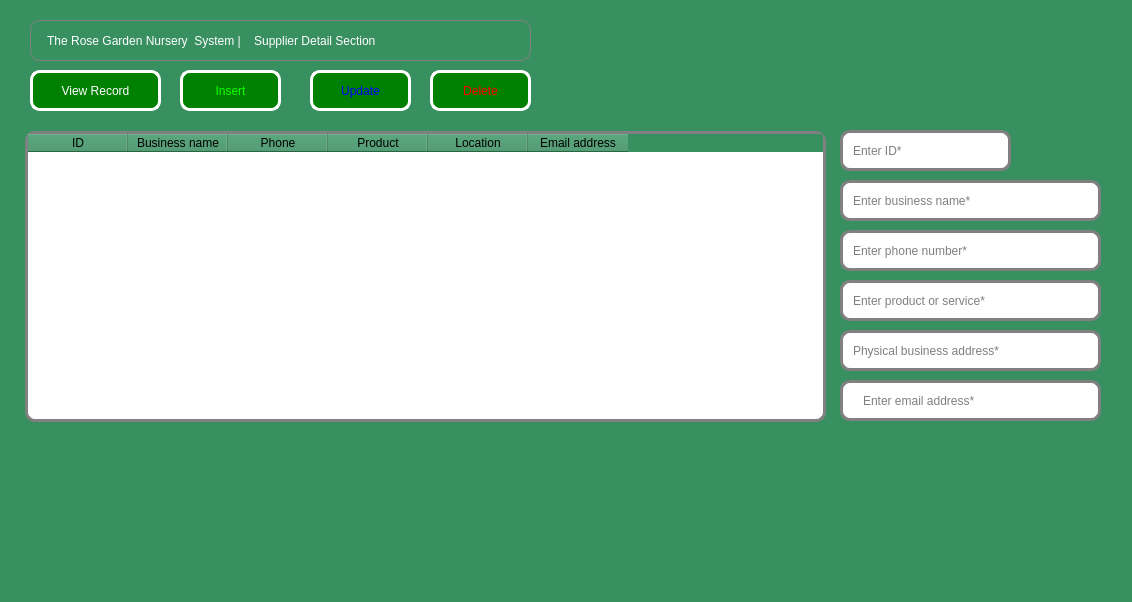
<?xml version="1.0" encoding="UTF-8"?>
<ui version="4.0">
 <class>Suppliers</class>
 <widget class="QDialog" name="Suppliers">
  <property name="geometry">
   <rect>
    <x>0</x>
    <y>0</y>
    <width>1132</width>
    <height>602</height>
   </rect>
  </property>
  <property name="windowTitle">
   <string>The Rose Garden Nursery  System 1.0</string>
  </property>
  <property name="styleSheet">
   <string notr="true">background-color: rgb(56, 144, 96);
background-image: url(:/images/beauty.png);</string>
  </property>
  <widget class="QLabel" name="The_Rose_Garden_Nursery_System">
   <property name="geometry">
    <rect>
     <x>30</x>
     <y>20</y>
     <width>501</width>
     <height>41</height>
    </rect>
   </property>
   <property name="styleSheet">
    <string notr="true"> QLabel {
  color: rgb(255, 255, 255);
  font: 500 12pt &quot;Ubuntu&quot;;
  border:1px solid gray;
  border-radius: 10px;
  padding: 0 10px;
  
}</string>
   </property>
   <property name="text">
    <string> The Rose Garden Nursery  System |    Supplier Detail Section</string>
   </property>
  </widget>
  <widget class="QPushButton" name="btn_View_Supplier">
   <property name="geometry">
    <rect>
     <x>30</x>
     <y>70</y>
     <width>131</width>
     <height>41</height>
    </rect>
   </property>
   <property name="styleSheet">
    <string notr="true"> 
QPushButton {
  border:3px solid rgb(255, 255, 255);
  border-radius: 10px;
  padding: 0 10px;
  background: green;
 font: 500 13pt  &quot;Ubuntu&quot;;
 color: rgb(255, 255, 255)

}
</string>
   </property>
   <property name="text">
    <string>View Record</string>
   </property>
  </widget>
  <widget class="QPushButton" name="btn_Insert_Supplier">
   <property name="geometry">
    <rect>
     <x>180</x>
     <y>70</y>
     <width>101</width>
     <height>41</height>
    </rect>
   </property>
   <property name="styleSheet">
    <string notr="true"> 
QPushButton {
  border:3px solid rgb(255, 255, 255);
  border-radius: 10px;
  padding: 0 10px;
  background: green;
 font: 500 15pt  &quot;Ubuntu&quot;;
 color: rgb(19, 255, 0);

}
</string>
   </property>
   <property name="text">
    <string>Insert</string>
   </property>
  </widget>
  <widget class="QPushButton" name="btn_Update_Supplier">
   <property name="geometry">
    <rect>
     <x>310</x>
     <y>70</y>
     <width>101</width>
     <height>41</height>
    </rect>
   </property>
   <property name="styleSheet">
    <string notr="true">
QPushButton {
  border:3px solid rgb(255, 255, 255);
  border-radius: 10px;
  padding: 0 10px;
  background: green;
 font: 500 13pt  &quot;Ubuntu&quot;;
 color: blue;

}
</string>
   </property>
   <property name="text">
    <string>Update</string>
   </property>
  </widget>
  <widget class="QPushButton" name="btn_Delete_Supplier">
   <property name="geometry">
    <rect>
     <x>430</x>
     <y>70</y>
     <width>101</width>
     <height>41</height>
    </rect>
   </property>
   <property name="styleSheet">
    <string notr="true"> 
QPushButton {
  border:3px solid rgb(255, 255, 255);
  border-radius: 10px;
  padding: 0 10px;
  background: green;
 font: 500 13pt  &quot;Ubuntu&quot;;
 color: red;

}
</string>
   </property>
   <property name="text">
    <string>Delete</string>
   </property>
  </widget>
  <widget class="QLineEdit" name="lineEdit_SupplierID">
   <property name="geometry">
    <rect>
     <x>840</x>
     <y>130</y>
     <width>171</width>
     <height>41</height>
    </rect>
   </property>
   <property name="styleSheet">
    <string notr="true"> 
 QLineEdit {
  border:3px solid gray;
  border-radius: 10px;
  padding: 8px 8px;
  background: rgb(255, 255, 255);
  font: 500 12pt ;
  color: rgb(0, 0, 0);;
}</string>
   </property>
   <property name="placeholderText">
    <string>Enter ID*</string>
   </property>
  </widget>
  <widget class="QLineEdit" name="lineEdit_Supplier_Legal_Name">
   <property name="geometry">
    <rect>
     <x>840</x>
     <y>180</y>
     <width>261</width>
     <height>41</height>
    </rect>
   </property>
   <property name="styleSheet">
    <string notr="true"> 
 QLineEdit {
  border:3px solid gray;
  border-radius: 10px;
  padding: 8px 8px;
  background: rgb(255, 255, 255);
  font: 500 12pt ;
  color: rgb(0, 0, 0);;
}</string>
   </property>
   <property name="placeholderText">
    <string>Enter business name*</string>
   </property>
  </widget>
  <widget class="QLineEdit" name="lineEdit_Phone">
   <property name="geometry">
    <rect>
     <x>840</x>
     <y>230</y>
     <width>261</width>
     <height>41</height>
    </rect>
   </property>
   <property name="styleSheet">
    <string notr="true">
 QLineEdit {
  border:3px solid gray;
  border-radius: 10px;
  padding: 8px 8px;
  background: rgb(255, 255, 255);
  font: 500 12pt ;
  color: rgb(0, 0, 0);;
}</string>
   </property>
   <property name="placeholderText">
    <string>Enter phone number*</string>
   </property>
  </widget>
  <widget class="QLineEdit" name="lineEdit_Product">
   <property name="geometry">
    <rect>
     <x>840</x>
     <y>280</y>
     <width>261</width>
     <height>41</height>
    </rect>
   </property>
   <property name="styleSheet">
    <string notr="true">
 QLineEdit {
  border:3px solid gray;
  border-radius: 10px;
  padding: 8px 8px;
  background: rgb(255, 255, 255);
  font: 700 12pt ;
  color: rgb(0, 0, 0);;
}</string>
   </property>
   <property name="placeholderText">
    <string>Enter product or service*</string>
   </property>
  </widget>
  <widget class="QLineEdit" name="lineEdit_address">
   <property name="geometry">
    <rect>
     <x>840</x>
     <y>330</y>
     <width>261</width>
     <height>41</height>
    </rect>
   </property>
   <property name="styleSheet">
    <string notr="true"> 
 QLineEdit {
  border:3px solid gray;
  border-radius: 10px;
  padding: 8px 8px;
  background: rgb(255, 255, 255);
  font: 700 12pt ;
  color: rgb(0, 0, 0);;
}</string>
   </property>
   <property name="placeholderText">
    <string>Physical business address*</string>
   </property>
  </widget>
  <widget class="QLineEdit" name="lineEdit_email">
   <property name="geometry">
    <rect>
     <x>840</x>
     <y>380</y>
     <width>261</width>
     <height>41</height>
    </rect>
   </property>
   <property name="styleSheet">
    <string notr="true">


 QLineEdit {
  border:3px solid gray;
  border-radius: 10px;
  padding: 8px 18px;
  background: rgb(255, 255, 255);
  font: 700 12pt ;
  color: rgb(0, 0, 0);;
}</string>
   </property>
   <property name="placeholderText">
    <string>Enter email address*</string>
   </property>
  </widget>
  <widget class="QTableWidget" name="tableWidget">
   <property name="geometry">
    <rect>
     <x>25</x>
     <y>131</y>
     <width>801</width>
     <height>291</height>
    </rect>
   </property>
   <property name="styleSheet">
    <string notr="true">  QTableWidget 
{

  border:3px solid gray;
  border-radius: 10px;
  background: rgb(255, 255, 255);
 
  color: rgb(0, 0, 0);;

}</string>
   </property>
   <column>
    <property name="text">
     <string>ID</string>
    </property>
   </column>
   <column>
    <property name="text">
     <string>Business name</string>
    </property>
   </column>
   <column>
    <property name="text">
     <string>Phone</string>
    </property>
   </column>
   <column>
    <property name="text">
     <string>Product</string>
    </property>
   </column>
   <column>
    <property name="text">
     <string>Location</string>
    </property>
   </column>
   <column>
    <property name="text">
     <string>Email address</string>
    </property>
   </column>
  </widget>
 </widget>
 <resources/>
 <connections/>
</ui>
